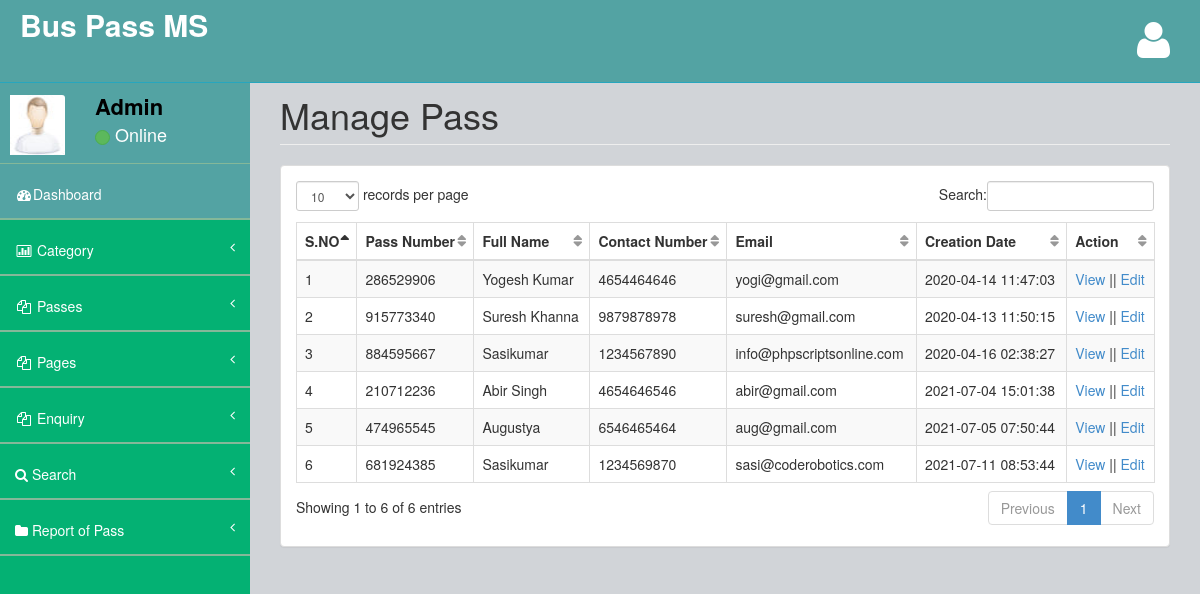
Page /admin/manage-pass.php (signed in) on the committed database.
### tables this page shows
CREATE TABLE `tblpass` (
  `ID` int(10) NOT NULL,
  `PassNumber` varchar(200) DEFAULT NULL,
  `FullName` varchar(200) DEFAULT NULL,
  `ProfileImage` varchar(200) DEFAULT NULL,
  `ContactNumber` bigint(10) DEFAULT NULL,
  `Email` varchar(200) DEFAULT NULL,
  `IdentityType` varchar(200) DEFAULT NULL,
  `IdentityCardno` varchar(200) DEFAULT NULL,
  `Category` varchar(100) DEFAULT NULL,
  `Source` varchar(200) DEFAULT NULL,
  `Destination` varchar(200) DEFAULT NULL,
  `FromDate` varchar(200) DEFAULT NULL,
  `ToDate` varchar(200) DEFAULT NULL,
  `Cost` decimal(10,0) DEFAULT NULL,
  `PasscreationDate` timestamp NULL DEFAULT CURRENT_TIMESTAMP
);

### admin/manage-pass.php (the view, shortened to what this page needs)
<?php
include('includes/dbconnection.php');
if (strlen($_SESSION['bpmsaid']==0)) {
  header('location:logout.php');
  } else{
  ?>
<!DOCTYPE html>
<html>
<head>
    <link href="assets/plugins/bootstrap/bootstrap.css" rel="stylesheet" />
    <link href="assets/font-awesome/css/font-awesome.css" rel="stylesheet" />
    <link href="assets/plugins/pace/pace-theme-big-counter.css" rel="stylesheet" />
  <link href="assets/css/style.css" rel="stylesheet" />
      <link href="assets/css/main-style.css" rel="stylesheet" />
    <link href="assets/plugins/dataTables/dataTables.bootstrap.css" rel="stylesheet" />
</head>
<body>
    <div id="wrapper">
       <?php include_once('includes/header.php');?>
        <?php include_once('includes/sidebar.php');?>
        <div id="page-wrapper">
            <div class="row">
                <div class="col-lg-12">
                    <h1 class="page-header">Manage Pass</h1>
                </div>
            </div>
            <div class="row">
                <div class="col-lg-12">
                    <div class="panel panel-default">
                        <div class="panel-body">
                            <div class="table-responsive">
                                <table class="table table-striped table-bordered table-hover" id="dataTables-example">
                                    <thead>
                                        <tr>
                                            <th>S.NO</th>
                                           <th>Pass Number</th>
                                            <th>Full Name</th>
                                            <th>Contact Number</th>
                                            <th>Email</th>
                                            <th>Creation Date</th>
                                            <th>Action</th>
                                        </tr>
                                    </thead>
                                    <tbody>
                                        <?php
$sql="SELECT * from tblpass";
$query = $dbh -> prepare($sql);
$query->execute();
$results=$query->fetchAll(PDO::FETCH_OBJ);
$cnt=1;
if($query->rowCount() > 0)
{
foreach($results as $row)
{               ?>
                                       <tr>
                  <td><?php echo htmlentities($cnt);?></td>
                  <td><?php  echo htmlentities($row->PassNumber);?></td>
                  <td><?php  echo htmlentities($row->FullName);?></td>
                  <td><?php  echo htmlentities($row->ContactNumber);?></td>
                  <td><?php  echo htmlentities($row->Email);?></td>
                  <td><?php  echo htmlentities($row->PasscreationDate);?></td>
                  <td><a href="view-pass-detail.php?viewid=<?php echo htmlentities ($row->ID);?>">View</a>  ||  <a href="edit-pass-detail.php?editid=<?php echo htmlentities ($row->ID);?>">Edit</a></td>
                </tr>
               <?php $cnt=$cnt+1;}} ?>
                                    </tbody>
                                </table>
                            </div>
                        </div>
                    </div>
                </div>
            </div>
        </div>
    </div>
</body>
</html>
<?php }  ?>

### admin/includes/sidebar.php (shortened to what this page needs)
<?php
include('includes/dbconnection.php');
?>
        <nav class="navbar-default navbar-static-side" role="navigation">
            <div class="sidebar-collapse">
                <ul class="nav" id="side-menu">
                    <li>
                        <div class="user-section">
                            <div class="user-section-inner">
                                <img src="assets/img/user.jpg" alt="">
                            </div>
                            <div class="user-info">
                                <?php
$aid=$_SESSION['bpmsaid'];
$sql="SELECT AdminName from  tbladmin where ID=:aid";
$query = $dbh -> prepare($sql);
$query->bindParam(':aid',$aid,PDO::PARAM_STR);
$query->execute();
$results=$query->fetchAll(PDO::FETCH_OBJ);
$cnt=1;
if($query->rowCount() > 0)
{
foreach($results as $row)
{               ?>
                                <div><strong><?php  echo $row->AdminName;?></strong></div>
                                <div class="user-text-online">
                                    <span class="user-circle-online btn btn-success btn-circle "></span>&nbsp;Online
                                </div>
                            </div>
                            <?php $cnt=$cnt+1;}} ?>
                        </div>
                    </li>
                    <li class="selected">
                        <a href="dashboard.php"><i class="fa fa-dashboard fa-fw"></i>Dashboard</a>
                    </li>
                    <li>
                        <a href="#"><i class="fa fa-bar-chart-o fa-fw"></i> Category<span class="fa arrow"></span></a>
                    </li>
                    <li>
                        <a href="#"><i class="fa fa-files-o fa-fw"></i> Passes<span class="fa arrow"></span></a>
                    </li>
                    <li>
                        <a href="#"><i class="fa fa-files-o fa-fw"></i> Pages<span class="fa arrow"></span></a>
                    </li>
                    <li>
                        <a href="#"><i class="fa fa-files-o fa-fw"></i> Enquiry<span class="fa arrow"></span></a>
                    </li>
                    <li>
                        <a href="search-pass.php"><i class="fa fa-search"></i>  Search<span class="fa arrow"></span></a>
                        </li>
                        <li>
                        <a href="pass-bwdates-report.php"><i class="fa fa-folder"></i>  Report of Pass<span class="fa arrow"></span></a>
                        </li>
                </ul>
            </div>
        </nav>

### admin/assets/css/style.css (style rules this page uses)
body { background-color: #f8f8f8; }
#wrapper { width: 100%; margin-top: 55px!important; background-color:#04B173; }
#page-wrapper { padding: 0 15px; min-height: 568px; background-color:rgb(209, 212, 216); }
.navbar-static-side ul li { border-bottom:1px solid #84B899 !important; }
.arrow { float: right; }
.fa.arrow:before { content: "\f104"; }
@media (min-width:768px) { .navbar-static-side { z-index: 1; position: absolute; width: 250px; } }
table.dataTable thead .sorting, table.dataTable thead .sorting_asc:after, table.dataTable thead .sorting_desc, table.dataTable thead .sorting_asc_disabled, table.dataTable thead .sorting_desc_disabled { background: transparent; }
table.dataTable thead .sorting_asc:after { content: "\f0de"; float: right; font-family: fontawesome; }
table.dataTable thead .sorting:after { content: "\f0dc"; float: right; font-family: fontawesome; color: rgba(50,50,50,.5); }
.btn-circle { width: 30px; height: 30px; padding: 6px 0; border-radius: 15px; text-align: center; font-size: 12px; line-height: 1.428571429; }

### admin/assets/css/main-style.css (style rules this page uses)
.user-section-inner { height: 65px; width: 65px; -moz-border-radius: 3px; -webkit-border-radius: 3px; border-radius: 3px; overflow: hidden; display: inline-block; float: left; margin-right: 15px; margin-top: 20px; }
.user-section-inner img { margin-left:10px; width:55px; height:60px; }
.user-info { display: block; color:#000!important; display: inline-block; padding: 15px; margin-bottom: 0px }
.user-text-online { font-size:18px; color:#fff }
.user-circle-online { width: 15px!important; height: 15px!important; }
.nav > li > a { padding: 20px 15px; }
#side-menu { background-color:#04B173; }
#side-menu a { color:#fff; border-bottom: 1px solid #84B899 !important; height: 55px; }
.selected { background-color:rgb(83, 163, 163); }
.navbar-default { border-color: #27A6BE; }
@media (min-width:768px) { #page-wrapper { position: inherit; margin: 0 0 0 250px; padding: 0 30px; min-height: 1000px; } }

### rows in the picture
tblpass: PassNumber "286529906", FullName "Yogesh Kumar", ContactNumber "4654464646", Email "yogi@gmail.com", PasscreationDate "2020-04-14 11:47:03"
tblpass: PassNumber "915773340", FullName "Suresh Khanna", ContactNumber "9879878978", Email "suresh@gmail.com", PasscreationDate "2020-04-13 11:50:15"
tblpass: PassNumber "884595667", FullName "Sasikumar", ContactNumber "1234567890", Email "info@phpscriptsonline.com", PasscreationDate "2020-04-16 02:38:27"
tblpass: PassNumber "210712236", FullName "Abir Singh", ContactNumber "4654646546", Email "abir@gmail.com", PasscreationDate "2021-07-04 15:01:38"
tblpass: PassNumber "474965545", FullName "Augustya", ContactNumber "6546465464", Email "aug@gmail.com", PasscreationDate "2021-07-05 07:50:44"
tblpass: PassNumber "681924385", FullName "Sasikumar", ContactNumber "1234569870", Email "sasi@coderobotics.com", PasscreationDate "2021-07-11 08:53:44"

### other values in the picture
$row->AdminName "Admin"
